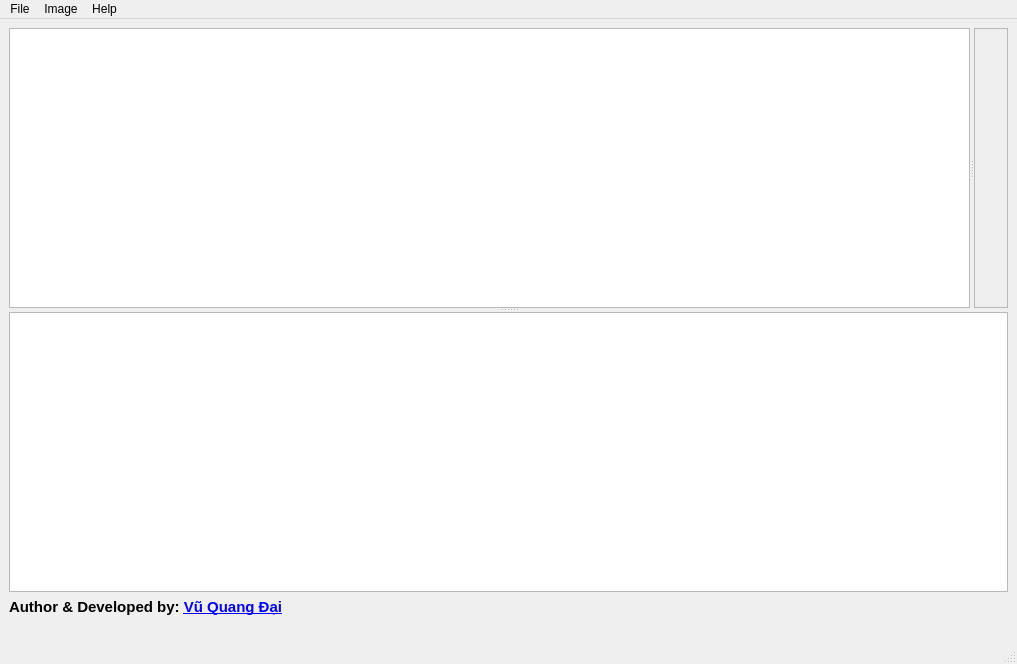
<?xml version="1.0" encoding="UTF-8"?>
<ui version="4.0">
 <class>MainWindow</class>
 <widget class="QMainWindow" name="MainWindow">
  <property name="geometry">
   <rect>
    <x>0</x>
    <y>0</y>
    <width>1017</width>
    <height>664</height>
   </rect>
  </property>
  <property name="windowTitle">
   <string>RecoveryJpeg v1.5.0</string>
  </property>
  <property name="windowIcon">
   <iconset>
    <normaloff>Logo/logo.ico</normaloff>Logo/logo.ico</iconset>
  </property>
  <property name="styleSheet">
   <string notr="true"/>
  </property>
  <property name="animated">
   <bool>false</bool>
  </property>
  <widget class="QWidget" name="centralwidget">
   <layout class="QGridLayout" name="gridLayout">
    <item row="0" column="0">
     <widget class="QSplitter" name="splitter_2">
      <property name="orientation">
       <enum>Qt::Vertical</enum>
      </property>
      <widget class="QSplitter" name="splitter">
       <property name="orientation">
        <enum>Qt::Horizontal</enum>
       </property>
       <widget class="QListWidget" name="listWidget">
        <property name="font">
         <font>
          <pointsize>10</pointsize>
         </font>
        </property>
       </widget>
       <widget class="QLabel" name="label">
        <property name="sizePolicy">
         <sizepolicy hsizetype="Preferred" vsizetype="Expanding">
          <horstretch>0</horstretch>
          <verstretch>0</verstretch>
         </sizepolicy>
        </property>
        <property name="cursor">
         <cursorShape>CrossCursor</cursorShape>
        </property>
        <property name="autoFillBackground">
         <bool>false</bool>
        </property>
        <property name="styleSheet">
         <string notr="true"/>
        </property>
        <property name="frameShape">
         <enum>QFrame::StyledPanel</enum>
        </property>
        <property name="text">
         <string/>
        </property>
        <property name="scaledContents">
         <bool>false</bool>
        </property>
        <property name="wordWrap">
         <bool>false</bool>
        </property>
       </widget>
      </widget>
      <widget class="QTextEdit" name="textEdit">
       <property name="font">
        <font>
         <pointsize>10</pointsize>
        </font>
       </property>
      </widget>
     </widget>
    </item>
    <item row="1" column="0">
     <widget class="QLabel" name="label_Copyright">
      <property name="font">
       <font>
        <family>Segoe UI</family>
        <pointsize>11</pointsize>
        <bold>true</bold>
       </font>
      </property>
      <property name="text">
       <string>&lt;html&gt;&lt;head/&gt;&lt;body&gt;&lt;p&gt;&lt;span style=&quot; font-weight:700;&quot;&gt;Author &amp;amp; Developed by: &lt;/span&gt;&lt;a href=&quot;https://www.facebook.com/QuangDaiVQD&quot;&gt;&lt;span style=&quot; font-weight:700; text-decoration: underline; color:#0000ff;&quot;&gt;Vũ Quang Đại&lt;/span&gt;&lt;/a&gt;&lt;br/&gt;&lt;/p&gt;&lt;/body&gt;&lt;/html&gt;</string>
      </property>
     </widget>
    </item>
   </layout>
  </widget>
  <widget class="QMenuBar" name="menubar">
   <property name="geometry">
    <rect>
     <x>0</x>
     <y>0</y>
     <width>1017</width>
     <height>22</height>
    </rect>
   </property>
   <widget class="QMenu" name="menuFile">
    <property name="title">
     <string>File</string>
    </property>
    <widget class="QMenu" name="menuOpen">
     <property name="title">
      <string>Open</string>
     </property>
     <addaction name="Open_File"/>
     <addaction name="Open_Folder"/>
    </widget>
    <widget class="QMenu" name="menuUsing_Header">
     <property name="title">
      <string>Using Header</string>
     </property>
     <addaction name="None_Hex"/>
     <addaction name="x25805"/>
     <addaction name="RAW"/>
    </widget>
    <addaction name="menuOpen"/>
    <addaction name="menuUsing_Header"/>
   </widget>
   <widget class="QMenu" name="menuImage">
    <property name="title">
     <string>Image</string>
    </property>
    <addaction name="Save"/>
    <addaction name="Export"/>
    <addaction name="separator"/>
    <addaction name="Edit_Image"/>
    <addaction name="Create_New"/>
   </widget>
   <widget class="QMenu" name="menuHelp">
    <property name="title">
     <string>Help</string>
    </property>
    <addaction name="About"/>
   </widget>
   <addaction name="menuFile"/>
   <addaction name="menuImage"/>
   <addaction name="menuHelp"/>
  </widget>
  <widget class="QStatusBar" name="statusBar">
   <property name="font">
    <font>
     <pointsize>10</pointsize>
     <italic>false</italic>
     <bold>false</bold>
    </font>
   </property>
  </widget>
  <action name="open_file">
   <property name="text">
    <string>Open</string>
   </property>
  </action>
  <action name="actionSave_as">
   <property name="text">
    <string>Save as</string>
   </property>
  </action>
  <action name="Save">
   <property name="text">
    <string>Save As</string>
   </property>
   <property name="shortcut">
    <string>Ctrl+S</string>
   </property>
  </action>
  <action name="Open_File">
   <property name="text">
    <string>Open File</string>
   </property>
   <property name="shortcut">
    <string>Ctrl+O</string>
   </property>
  </action>
  <action name="Open_Folder">
   <property name="text">
    <string>Open Folder</string>
   </property>
   <property name="shortcut">
    <string>Ctrl+Alt+O</string>
   </property>
  </action>
  <action name="actionNone">
   <property name="text">
    <string>None</string>
   </property>
  </action>
  <action name="None_Hex">
   <property name="text">
    <string>None</string>
   </property>
   <property name="shortcut">
    <string>Alt+N</string>
   </property>
  </action>
  <action name="Export">
   <property name="text">
    <string>Export Folder</string>
   </property>
   <property name="shortcut">
    <string>Ctrl+Alt+S</string>
   </property>
  </action>
  <action name="x25805">
   <property name="text">
    <string>x25805</string>
   </property>
   <property name="shortcut">
    <string>Alt+X</string>
   </property>
  </action>
  <action name="Edit_Image">
   <property name="text">
    <string>Edit Image</string>
   </property>
   <property name="shortcut">
    <string>Ctrl+E</string>
   </property>
  </action>
  <action name="About">
   <property name="icon">
    <iconset>
     <normaloff>../Logo/logo.ico</normaloff>../Logo/logo.ico</iconset>
   </property>
   <property name="text">
    <string>About</string>
   </property>
  </action>
  <action name="actionCanon_RAW_CR2">
   <property name="text">
    <string>Canon RAW CR2</string>
   </property>
  </action>
  <action name="actionSony_RAW_ARW">
   <property name="text">
    <string>Sony RAW ARW</string>
   </property>
  </action>
  <action name="actionNikon_RAW_NEF">
   <property name="text">
    <string>Nikon RAW NEF</string>
   </property>
  </action>
  <action name="RAW">
   <property name="text">
    <string>File RAW</string>
   </property>
   <property name="shortcut">
    <string>Alt+R</string>
   </property>
  </action>
  <action name="ARW">
   <property name="text">
    <string>Sony RAW ARW</string>
   </property>
  </action>
  <action name="CR2">
   <property name="text">
    <string>Canon RAW CR2</string>
   </property>
  </action>
  <action name="Create_New">
   <property name="text">
    <string>Create New </string>
   </property>
   <property name="shortcut">
    <string>Ctrl+N</string>
   </property>
  </action>
  <action name="actionOpen_Disk">
   <property name="text">
    <string>Disk</string>
   </property>
  </action>
  <action name="Restart_Software">
   <property name="text">
    <string>Restart Software</string>
   </property>
  </action>
  <action name="actionHi">
   <property name="text">
    <string>Hi</string>
   </property>
  </action>
 </widget>
 <resources/>
 <connections/>
</ui>
